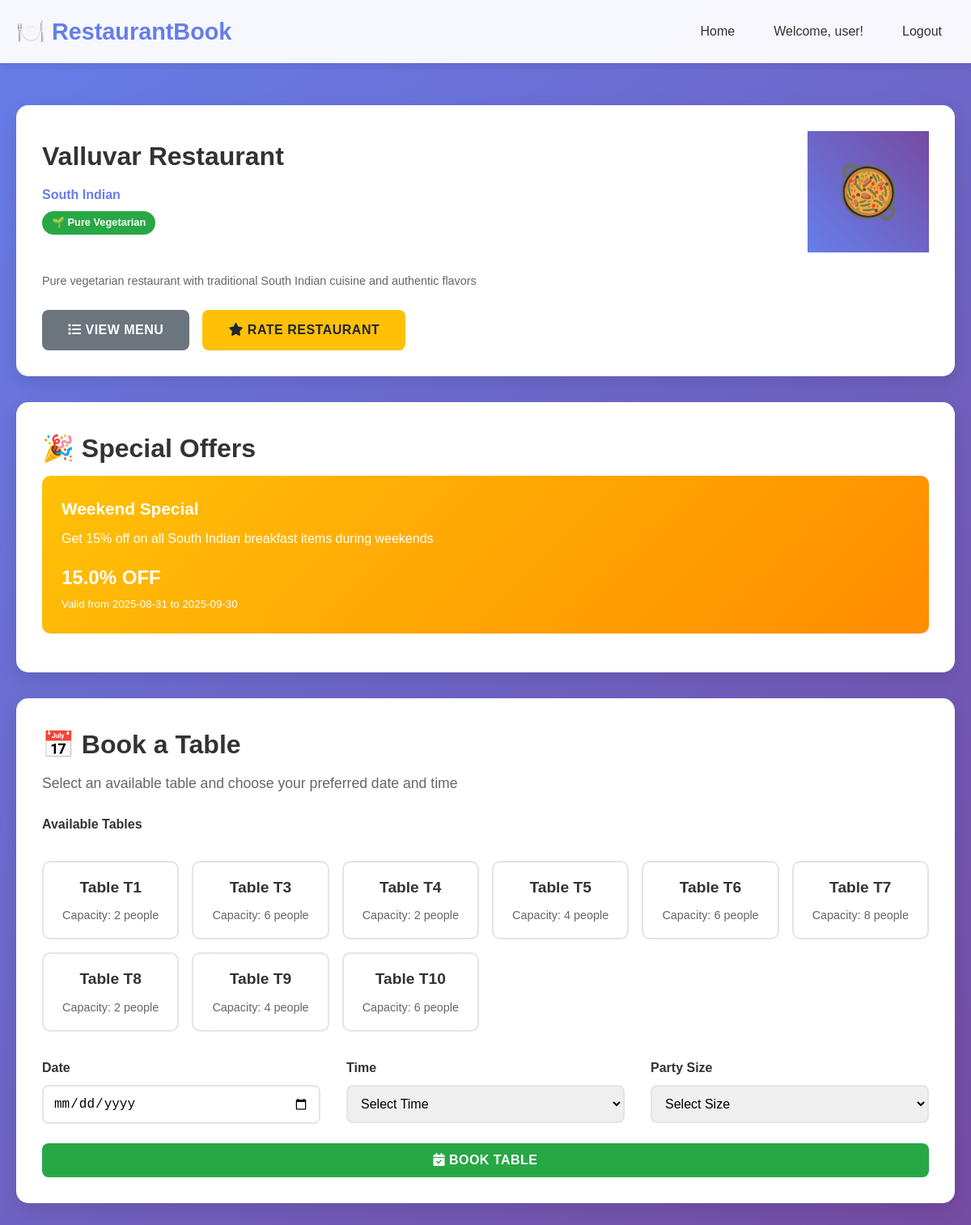
Page /restaurant/1 (signed in) on the committed database.
### tables this page shows
CREATE TABLE restaurants (
            id INTEGER PRIMARY KEY AUTOINCREMENT,
            name TEXT NOT NULL,
            location_id INTEGER,
            cuisine_type TEXT NOT NULL,
            is_veg_only INTEGER DEFAULT 0,
            description TEXT,
            image_url TEXT,
            FOREIGN KEY (location_id) REFERENCES locations (id)
        );

CREATE TABLE special_offers (
            id INTEGER PRIMARY KEY AUTOINCREMENT,
            restaurant_id INTEGER,
            title TEXT NOT NULL,
            description TEXT NOT NULL,
            discount_percentage REAL,
            valid_from DATE,
            valid_to DATE,
            is_active INTEGER DEFAULT 1,
            created_at TIMESTAMP DEFAULT CURRENT_TIMESTAMP,
            FOREIGN KEY (restaurant_id) REFERENCES restaurants (id)
        );

CREATE TABLE restaurant_tables (
            id INTEGER PRIMARY KEY AUTOINCREMENT,
            restaurant_id INTEGER,
            table_number TEXT NOT NULL,
            capacity INTEGER NOT NULL,
            is_available INTEGER DEFAULT 1,
            FOREIGN KEY (restaurant_id) REFERENCES restaurants (id)
        );

### app.py (the view)
@app.route('/restaurant/<int:restaurant_id>')
def restaurant_details(restaurant_id):
    if 'user_id' not in session:
        return redirect(url_for('login'))
    conn = get_db_connection()
    restaurant = conn.execute('SELECT * FROM restaurants WHERE id = ?', (restaurant_id,)).fetchone()
    tables = conn.execute('SELECT * FROM restaurant_tables WHERE restaurant_id = ? AND is_available = 1',
                         (restaurant_id,)).fetchall()
    special_offers = conn.execute('SELECT * FROM special_offers WHERE restaurant_id = ? AND is_active = 1',
                                 (restaurant_id,)).fetchall()
    conn.close()
    return render_template('restaurant_details.html', restaurant=restaurant, tables=tables, special_offers=special_offers)

### app.py (called while the page is built)
def get_db_connection():
    conn = sqlite3.connect(DATABASE)
    conn.row_factory = sqlite3.Row
    return conn

### templates/restaurant_details.html (shortened to what this page needs)
{% extends "base.html" %}
{% block content %}
<div class="card">
    <div class="d-flex justify-content-between align-items-center mb-3">
        <div>
            <h2 class="card-title">{{ restaurant.name }}</h2>
            <p class="restaurant-cuisine">{{ restaurant.cuisine_type }}</p>
            {% if restaurant.is_veg_only %}
                <span class="veg-badge">🌱 Pure Vegetarian</span>
            {% else %}
                <span class="non-veg-badge">🍖 Multi-cuisine</span>
            {% endif %}
        </div>
        <div class="restaurant-image" style="width: 150px; height: 150px; font-size: 4rem;">
            {% if restaurant.cuisine_type == 'South Indian' %}🥘
            {% elif restaurant.cuisine_type == 'Biryani' %}🍛
            {% elif restaurant.cuisine_type == 'Chettinad' %}🌶️
            {% elif restaurant.cuisine_type == 'Multi-cuisine' %}🍽️
            {% else %}🍴
            {% endif %}
        </div>
    </div>
    <p class="restaurant-description">{{ restaurant.description }}</p>
    <div class="d-flex gap-2 mt-3">
        <a href="{{ url_for('view_menu', restaurant_id=restaurant.id) }}" class="btn btn-secondary">
            <i class="fas fa-list"></i> View Menu
        </a>
        <a href="{{ url_for('rate_restaurant', restaurant_id=restaurant.id) }}" class="btn btn-warning">
            <i class="fas fa-star"></i> Rate Restaurant
        </a>
    </div>
</div>
{% if special_offers %}
<div class="card">
    <h3 class="card-title">🎉 Special Offers</h3>
    {% for offer in special_offers %}
    <div class="offer-card">
        <div class="offer-title">{{ offer.title }}</div>
        <div class="offer-description">{{ offer.description }}</div>
        <div class="offer-discount">{{ offer.discount_percentage }}% OFF</div>
        <small>Valid from {{ offer.valid_from }} to {{ offer.valid_to }}</small>
    </div>
    {% endfor %}
</div>
{% endif %}
<div class="card">
    <h3 class="card-title">📅 Book a Table</h3>
    {% if tables %}
    <p class="card-subtitle mb-3">Select an available table and choose your preferred date and time</p>
    <form method="POST" action="{{ url_for('book_table') }}">
        <div class="form-group">
            <label class="form-label">Available Tables</label>
            <div class="table-grid">
                {% for table in tables %}
                <div class="table-card" onclick="selectTable({{ table.id }}, this)">
                    <div class="table-number">Table {{ table.table_number }}</div>
                    <div class="table-capacity">Capacity: {{ table.capacity }} people</div>
                </div>
                {% endfor %}
            </div>
        </div>
        <div class="grid grid-3">
            <div class="form-group">
                <label class="form-label" for="booking_date">Date</label>
                <input type="date" class="form-control" id="booking_date" name="booking_date"
                       min="{{ today }}" required>
            </div>
            <div class="form-group">
                <label class="form-label" for="booking_time">Time</label>
                <select class="form-control" id="booking_time" name="booking_time" required>
                    <option value="">Select Time</option>
                </select>
            </div>
            <div class="form-group">
                <label class="form-label" for="party_size">Party Size</label>
                <select class="form-control" id="party_size" name="party_size" required>
                    <option value="">Select Size</option>
                </select>
            </div>
        </div>
        <button type="submit" id="book_button" class="btn btn-success btn-full" disabled>
            <i class="fas fa-calendar-check"></i> Book Table
        </button>
    </form>
    {% else %}
    <div class="alert alert-danger">
        <h4>No Tables Available</h4>
        <p>Sorry, all tables are currently booked. Please try another restaurant or check back later.</p>
    </div>
    {% endif %}
</div>
{% endblock %}

### static/css/style.css (style rules this page uses)
* { margin: 0; padding: 0; box-sizing: border-box; }
body { font-family: 'Arial', sans-serif; line-height: 1.6; color: #333; background: linear-gradient(135deg, #667eea 0%, #764ba2 100%); min-height: 100vh; }
.card { background: white; border-radius: 15px; box-shadow: 0 8px 25px rgba(0, 0, 0, 0.1); padding: 2rem; margin-bottom: 2rem; transition: transform 0.3s ease; }
.card-title { font-size: 2rem; color: #333; margin-bottom: 0.5rem; }
.card-subtitle { color: #666; font-size: 1.1rem; }
.form-group { margin-bottom: 1.5rem; }
.form-label { display: block; margin-bottom: 0.5rem; font-weight: 600; color: #333; }
.form-control { width: 100%; padding: 0.75rem; border: 2px solid #e1e5e9; border-radius: 8px; font-size: 1rem; transition: border-color 0.3s ease; }
.btn { display: inline-block; padding: 0.75rem 2rem; border: none; border-radius: 8px; font-size: 1rem; font-weight: 600; text-decoration: none; text-align: center; cursor: pointer; transition: all 0.3s ease; text-transform: uppercase; letter-spacing: 0.5px; }
.btn-secondary { background: #6c757d; color: white; }
.btn-success { background: #28a745; color: white; }
.btn-warning { background: #ffc107; color: #212529; }
.btn-full { width: 100%; }
.grid { display: grid; gap: 2rem; }
.grid-3 { grid-template-columns: repeat(auto-fit, minmax(250px, 1fr)); }
.restaurant-image { height: 200px; background: linear-gradient(45deg, #667eea, #764ba2); display: flex; align-items: center; justify-content: center; color: white; font-size: 3rem; }
.restaurant-cuisine { color: #667eea; font-weight: 600; margin-bottom: 0.5rem; }
.restaurant-description { color: #666; margin-bottom: 1rem; font-size: 0.9rem; }
.veg-badge, .non-veg-badge { display: inline-block; padding: 0.25rem 0.75rem; border-radius: 20px; font-size: 0.8rem; font-weight: bold; margin-bottom: 1rem; }
.veg-badge { background: #28a745; color: white; }
.table-grid { display: grid; grid-template-columns: repeat(auto-fill, minmax(150px, 1fr)); gap: 1rem; margin: 2rem 0; }
.table-card { background: white; border: 2px solid #e1e5e9; border-radius: 10px; padding: 1rem; text-align: center; transition: all 0.3s ease; cursor: pointer; }
.table-number { font-size: 1.2rem; font-weight: bold; margin-bottom: 0.5rem; }
.table-capacity { font-size: 0.9rem; color: #666; }
.offer-card { background: linear-gradient(135deg, #ffc107 0%, #ff8c00 100%); color: white; border-radius: 10px; padding: 1.5rem; margin-bottom: 1rem; }
.offer-title { font-size: 1.3rem; font-weight: bold; margin-bottom: 0.5rem; }
.offer-description { margin-bottom: 1rem; }
.offer-discount { font-size: 1.5rem; font-weight: bold; }
.card { animation: fadeIn 0.6s ease-out; }
.mb-3 { margin-bottom: 1.5rem; }
.mt-3 { margin-top: 1.5rem; }
.d-flex { display: flex; }
.justify-content-between { justify-content: space-between; }
.align-items-center { align-items: center; }
.gap-2 { gap: 1rem; }

### rows in the picture
restaurants: name "Valluvar Restaurant", cuisine_type "South Indian", description "Pure vegetarian restaurant with traditional South Indian cuisine and authentic flavors"
special_offers: title "Weekend Special", description "Get 15% off on all South Indian breakfast items during weekends", discount_percentage "15.0", valid_from "2025-08-31", valid_to "2025-09-30"
restaurant_tables: table_number "T1", capacity "2"
restaurant_tables: table_number "T3", capacity "6"
restaurant_tables: table_number "T4", capacity "2"
restaurant_tables: table_number "T5", capacity "4"
restaurant_tables: table_number "T6", capacity "6"
restaurant_tables: table_number "T7", capacity "8"
restaurant_tables: table_number "T8", capacity "2"
restaurant_tables: table_number "T9", capacity "4"
restaurant_tables: table_number "T10", capacity "6"

### other values in the picture
{{ session.username }} "user"
